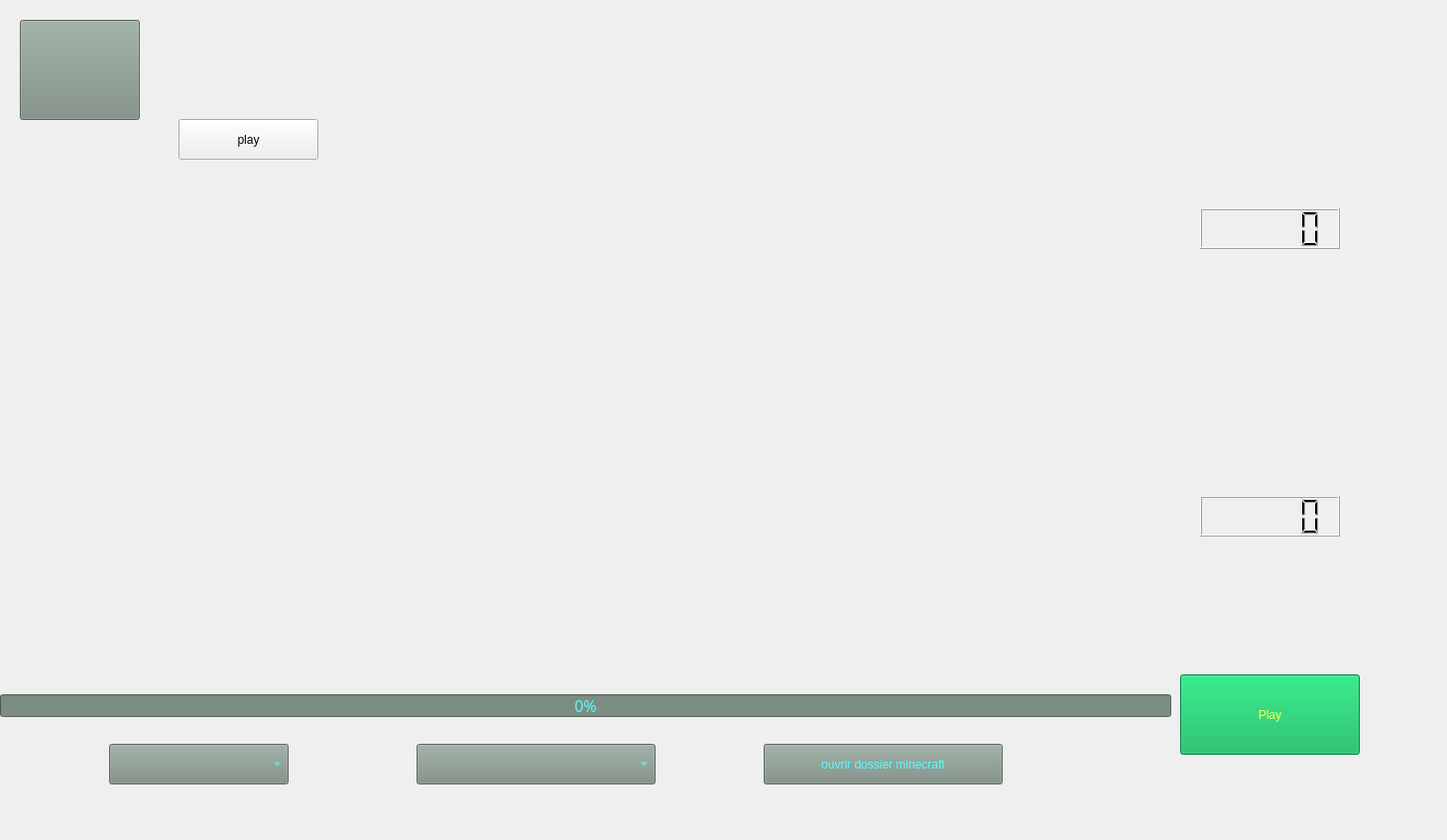
<?xml version="1.0" encoding="UTF-8"?>
<ui version="4.0">
 <class>MainWindow</class>
 <widget class="QMainWindow" name="MainWindow">
  <property name="geometry">
   <rect>
    <x>0</x>
    <y>0</y>
    <width>1459</width>
    <height>847</height>
   </rect>
  </property>
  <property name="maximumSize">
   <size>
    <width>1459</width>
    <height>856</height>
   </size>
  </property>
  <property name="windowTitle">
   <string>MainWindow</string>
  </property>
  <widget class="QWidget" name="topwidget">
   <widget class="QPushButton" name="pushButton">
    <property name="geometry">
     <rect>
      <x>180</x>
      <y>120</y>
      <width>141</width>
      <height>41</height>
     </rect>
    </property>
    <property name="minimumSize">
     <size>
      <width>141</width>
      <height>41</height>
     </size>
    </property>
    <property name="maximumSize">
     <size>
      <width>141</width>
      <height>41</height>
     </size>
    </property>
    <property name="styleSheet">
     <string notr="true"/>
    </property>
    <property name="text">
     <string>play</string>
    </property>
   </widget>
   <widget class="QLabel" name="label">
    <property name="geometry">
     <rect>
      <x>0</x>
      <y>0</y>
      <width>1461</width>
      <height>851</height>
     </rect>
    </property>
    <property name="text">
     <string/>
    </property>
    <property name="pixmap">
     <pixmap>../../img/Alpha67 Laucher.png</pixmap>
    </property>
   </widget>
   <widget class="QComboBox" name="comboBox_2">
    <property name="geometry">
     <rect>
      <x>420</x>
      <y>750</y>
      <width>241</width>
      <height>41</height>
     </rect>
    </property>
    <property name="styleSheet">
     <string notr="true">background-color: rgb(124, 141, 130);
color: rgb(85, 255, 255);
selection-color: rgb(255, 255, 255);
selection-background-color: rgb(85, 255, 255);
font: 81 12pt &quot;Rockwell Extra Bold&quot;;</string>
    </property>
   </widget>
   <widget class="QComboBox" name="comboBox_3">
    <property name="geometry">
     <rect>
      <x>110</x>
      <y>750</y>
      <width>181</width>
      <height>41</height>
     </rect>
    </property>
    <property name="styleSheet">
     <string notr="true">background-color: rgb(124, 141, 130);
color: rgb(85, 255, 255);
selection-color: rgb(255, 255, 255);
selection-background-color: rgb(85, 255, 255);
font: 81 12pt &quot;Rockwell Extra Bold&quot;;</string>
    </property>
   </widget>
   <widget class="QPushButton" name="accounte">
    <property name="geometry">
     <rect>
      <x>20</x>
      <y>20</y>
      <width>121</width>
      <height>101</height>
     </rect>
    </property>
    <property name="styleSheet">
     <string notr="true">background-color: rgb(124, 141, 130);
color: rgb(85, 255, 255);
selection-color: rgb(255, 255, 255);
selection-background-color: rgb(85, 255, 255);
font: 81 12pt &quot;Rockwell Extra Bold&quot;;</string>
    </property>
    <property name="text">
     <string/>
    </property>
   </widget>
   <widget class="QPushButton" name="openFolder">
    <property name="geometry">
     <rect>
      <x>770</x>
      <y>750</y>
      <width>241</width>
      <height>41</height>
     </rect>
    </property>
    <property name="styleSheet">
     <string notr="true">background-color: rgb(124, 141, 130);
color: rgb(85, 255, 255);
selection-color: rgb(255, 255, 255);
selection-background-color: rgb(85, 255, 255);
font: 100 9pt &quot;Rockwell Extra Bold&quot;;
border-color: rgb(143, 143, 143);</string>
    </property>
    <property name="text">
     <string>ouvrir dossier minecraft</string>
    </property>
   </widget>
   <widget class="QPushButton" name="play">
    <property name="geometry">
     <rect>
      <x>1190</x>
      <y>680</y>
      <width>181</width>
      <height>81</height>
     </rect>
    </property>
    <property name="styleSheet">
     <string notr="true">QPushButton
{
color: rgb(255, 255, 76);
background-color: rgb(0, 176, 85);
selection-color: rgb(255, 255, 255);
selection-background-color: rgb(85, 255, 255);
border-color: rgb(143, 143, 143);
font: 100 25pt &quot;Rockwell Extra Bold&quot;;

}

QPushButton::hover
{
color: rgb(255, 230, 76);
background-color: rgb(50, 200, 85);
font: 100 28pt &quot;Rockwell Extra Bold&quot;;
}
QPushButton::pressed 
{
background-color: rgb(50, 200, 85);
font: 100 20pt &quot;Rockwell Extra Bold&quot;;
}</string>
    </property>
    <property name="text">
     <string>Play</string>
    </property>
   </widget>
   <widget class="QLCDNumber" name="ram">
    <property name="geometry">
     <rect>
      <x>1210</x>
      <y>500</y>
      <width>141</width>
      <height>41</height>
     </rect>
    </property>
   </widget>
   <widget class="QLCDNumber" name="cpu">
    <property name="geometry">
     <rect>
      <x>1210</x>
      <y>210</y>
      <width>141</width>
      <height>41</height>
     </rect>
    </property>
   </widget>
   <widget class="QProgressBar" name="download">
    <property name="geometry">
     <rect>
      <x>0</x>
      <y>700</y>
      <width>1181</width>
      <height>23</height>
     </rect>
    </property>
    <property name="sizePolicy">
     <sizepolicy hsizetype="Expanding" vsizetype="Ignored">
      <horstretch>0</horstretch>
      <verstretch>0</verstretch>
     </sizepolicy>
    </property>
    <property name="font">
     <font>
      <family>Rockwell Extra Bold</family>
      <pointsize>12</pointsize>
      <weight>10</weight>
      <italic>false</italic>
      <bold>false</bold>
     </font>
    </property>
    <property name="styleSheet">
     <string notr="true">background-color: rgb(124, 141, 130);
color: rgb(85, 255, 255);
selection-color: rgb(255, 255, 255);
selection-background-color: rgb(85, 255, 255);
font: 81 12pt &quot;Rockwell Extra Bold&quot;;</string>
    </property>
    <property name="value">
     <number>0</number>
    </property>
    <property name="textDirection">
     <enum>QProgressBar::BottomToTop</enum>
    </property>
   </widget>
  </widget>
 </widget>
 <resources/>
 <connections/>
</ui>
